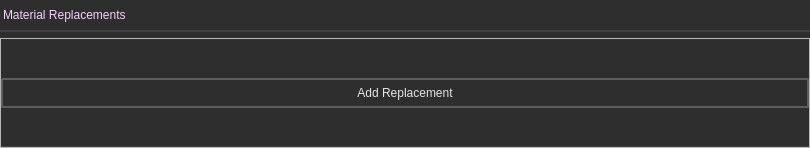
<?xml version="1.0" encoding="UTF-8"?>
<ui version="4.0">
 <class>Widget</class>
 <widget class="QWidget" name="Widget">
  <property name="geometry">
   <rect>
    <x>0</x>
    <y>0</y>
    <width>810</width>
    <height>148</height>
   </rect>
  </property>
  <property name="minimumSize">
   <size>
    <width>96</width>
    <height>0</height>
   </size>
  </property>
  <property name="maximumSize">
   <size>
    <width>16777215</width>
    <height>1600</height>
   </size>
  </property>
  <property name="windowTitle">
   <string>Form</string>
  </property>
  <property name="styleSheet">
   <string notr="true">.QWidget {
    font: 580 10pt &quot;Segoe UI&quot;;
    border: 2px solid black;
    border-radius: 0px;
    border-left: 0px;
    border-right: 0px;
	border-top: 0px;
    border-color: rgba(66, 66, 66, 255);
    padding: 8px;
    padding-left: 6px;
    padding-right: 6px;
    color: #e5e5e5;
    background-color: #2e2e2e;
}

.QWidget::hover {
}
.QWidget::selected {
    background-color: #515965;
}</string>
  </property>
  <layout class="QVBoxLayout" name="verticalLayout">
   <property name="spacing">
    <number>6</number>
   </property>
   <property name="leftMargin">
    <number>0</number>
   </property>
   <property name="topMargin">
    <number>0</number>
   </property>
   <property name="rightMargin">
    <number>0</number>
   </property>
   <property name="bottomMargin">
    <number>0</number>
   </property>
   <item>
    <widget class="QFrame" name="frame">
     <property name="minimumSize">
      <size>
       <width>0</width>
       <height>32</height>
      </size>
     </property>
     <property name="maximumSize">
      <size>
       <width>16777215</width>
       <height>32</height>
      </size>
     </property>
     <property name="styleSheet">
      <string notr="true">.QFrame {
    font: 580 10pt &quot;Segoe UI&quot;;
    border: 2px solid black;
    border-radius: 0px;
    border-left: 0px;
    border-right: 0px;
	border-top: 0px;
    border-color: rgba(66, 66, 66, 255);
    color: #e5e5e5;
    background-color: #2e2e2e;
}

.QFrame::hover {
}
.QFrame::selected {
    background-color: #515965;
}</string>
     </property>
     <property name="frameShape">
      <enum>QFrame::StyledPanel</enum>
     </property>
     <property name="frameShadow">
      <enum>QFrame::Raised</enum>
     </property>
     <property name="lineWidth">
      <number>0</number>
     </property>
     <layout class="QHBoxLayout" name="horizontalLayout_2">
      <property name="spacing">
       <number>16</number>
      </property>
      <property name="leftMargin">
       <number>0</number>
      </property>
      <property name="topMargin">
       <number>0</number>
      </property>
      <property name="rightMargin">
       <number>0</number>
      </property>
      <property name="bottomMargin">
       <number>0</number>
      </property>
      <item>
       <layout class="QHBoxLayout" name="layout">
        <property name="sizeConstraint">
         <enum>QLayout::SetFixedSize</enum>
        </property>
        <item>
         <widget class="QLabel" name="property_class">
          <property name="sizePolicy">
           <sizepolicy hsizetype="Fixed" vsizetype="Preferred">
            <horstretch>0</horstretch>
            <verstretch>0</verstretch>
           </sizepolicy>
          </property>
          <property name="styleSheet">
           <string notr="true">border:0px;
background-color: rgba(255, 255, 255, 0);
font: 8pt &quot;Segoe UI&quot;;
padding-right: 16px;
color: rgb(247, 208, 255);</string>
          </property>
          <property name="text">
           <string>Material Replacements</string>
          </property>
         </widget>
        </item>
        <item>
         <spacer name="horizontalSpacer">
          <property name="orientation">
           <enum>Qt::Horizontal</enum>
          </property>
          <property name="sizeHint" stdset="0">
           <size>
            <width>40</width>
            <height>20</height>
           </size>
          </property>
         </spacer>
        </item>
       </layout>
      </item>
     </layout>
    </widget>
   </item>
   <item>
    <widget class="QFrame" name="frame_3">
     <property name="frameShape">
      <enum>QFrame::StyledPanel</enum>
     </property>
     <property name="frameShadow">
      <enum>QFrame::Raised</enum>
     </property>
     <layout class="QVBoxLayout" name="verticalLayout_3">
      <property name="leftMargin">
       <number>0</number>
      </property>
      <property name="topMargin">
       <number>0</number>
      </property>
      <property name="rightMargin">
       <number>0</number>
      </property>
      <property name="bottomMargin">
       <number>0</number>
      </property>
      <item>
       <layout class="QVBoxLayout" name="layout_replacements"/>
      </item>
      <item>
       <widget class="QPushButton" name="add_replacement_widget">
        <property name="styleSheet">
         <string notr="true">
    QPushButton {
        font: 580 9pt &quot;Segoe UI&quot;;
        border: 2px solid black;
        border-radius: 2px;
        border-color: rgba(94, 94, 94, 255);
        height:22px;
        padding-top: 2px;
        padding-bottom:2px;
        padding-left: 4px;
        padding-right: 4px;
        color: #e5e5e5;
        background-color: #2e2e2e;
    }
    QPushButton:hover {
        background-color: #515965;
        color: white;
    }
    QPushButton:pressed {
        background-color: #2e2e2e;
        margin: 1px;
        margin-left: 2px;
        margin-right: 2px;
    }</string>
        </property>
        <property name="text">
         <string>Add Replacement</string>
        </property>
        <property name="icon">
         <iconset resource="../../resources.qrc">
          <normaloff>:/icons/add_24dp.svg</normaloff>:/icons/add_24dp.svg</iconset>
        </property>
       </widget>
      </item>
     </layout>
    </widget>
   </item>
  </layout>
 </widget>
 <resources>
  <include location="../../resources.qrc"/>
 </resources>
 <connections/>
</ui>
